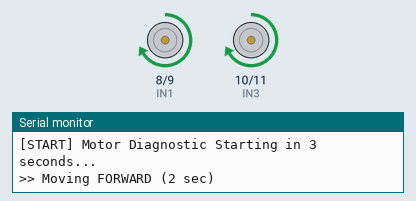
Simulated run of this sketch. Board: Arduino Uno, built with avr-gcc and run on an emulated ATmega328P. Shown: motor-driver pin pairs drawn as motors (green arrow = first pin HIGH = forward, orange = second pin HIGH = backward, longer = more drive, scaled by the enable pin), the last lines printed to the serial monitor.

Above: at 4.0 s.
At 7.0 s:
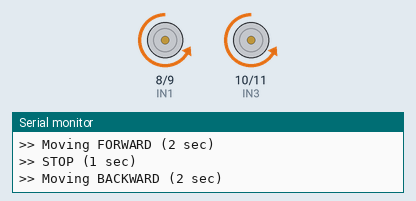
At 9.7 s:
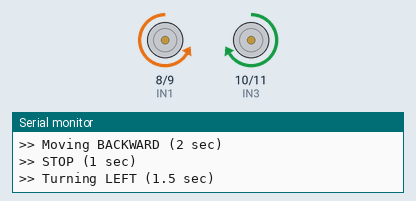
At 14.5 s:
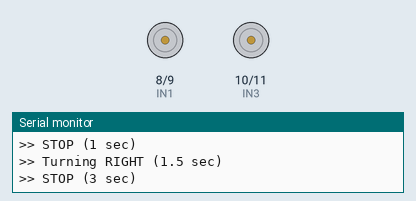
Timing chart, 0 to 19.9 s (numbered marks = the images above):
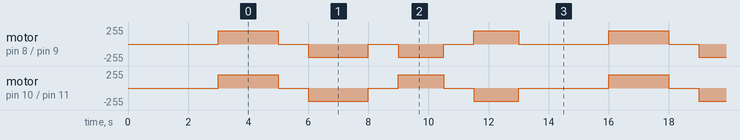

The sketch:

robot_motor_autotest.ino
```cpp
/*
 * Campus Connect - Motor Auto Diagnostic Test
 * Tests Forward, Backward, Turn Left, Turn Right in a loop.
 */

const int ENA = 5;
const int IN1 = 8;
const int IN2 = 9;
const int IN3 = 10;
const int IN4 = 11;
const int ENB = 6;

const int SPEED = 200;

void stopMotors() {
  analogWrite(ENA, 0);
  analogWrite(ENB, 0);
  digitalWrite(IN1, LOW);
  digitalWrite(IN2, LOW);
  digitalWrite(IN3, LOW);
  digitalWrite(IN4, LOW);
}

void setup() {
  Serial.begin(115200);
  pinMode(ENA, OUTPUT);
  pinMode(ENB, OUTPUT);
  pinMode(IN1, OUTPUT);
  pinMode(IN2, OUTPUT);
  pinMode(IN3, OUTPUT);
  pinMode(IN4, OUTPUT);
  stopMotors();

  Serial.println("[START] Motor Diagnostic Starting in 3 seconds...");
  delay(3000);
}

void loop() {
  Serial.println(">> Moving FORWARD (2 sec)");
  digitalWrite(IN1, HIGH); digitalWrite(IN2, LOW);
  digitalWrite(IN3, HIGH); digitalWrite(IN4, LOW);
  analogWrite(ENA, SPEED); analogWrite(ENB, SPEED);
  delay(2000);

  Serial.println(">> STOP (1 sec)");
  stopMotors();
  delay(1000);

  Serial.println(">> Moving BACKWARD (2 sec)");
  digitalWrite(IN1, LOW); digitalWrite(IN2, HIGH);
  digitalWrite(IN3, LOW); digitalWrite(IN4, HIGH);
  analogWrite(ENA, SPEED); analogWrite(ENB, SPEED);
  delay(2000);

  Serial.println(">> STOP (1 sec)");
  stopMotors();
  delay(1000);

  Serial.println(">> Turning LEFT (1.5 sec)");
  digitalWrite(IN1, LOW); digitalWrite(IN2, HIGH);
  digitalWrite(IN3, HIGH); digitalWrite(IN4, LOW);
  analogWrite(ENA, SPEED); analogWrite(ENB, SPEED);
  delay(1500);

  Serial.println(">> STOP (1 sec)");
  stopMotors();
  delay(1000);

  Serial.println(">> Turning RIGHT (1.5 sec)");
  digitalWrite(IN1, HIGH); digitalWrite(IN2, LOW);
  digitalWrite(IN3, LOW); digitalWrite(IN4, HIGH);
  analogWrite(ENA, SPEED); analogWrite(ENB, SPEED);
  delay(1500);

  Serial.println(">> STOP (3 sec)");
  stopMotors();
  delay(3000);
}
```

Measured:
- by itself, motor on pin 8 (IN1) / pin 9 (IN2): repeats every 13.0 s: stopped 1.0 s, backward 200/255 2.0 s, stopped 1.0 s, backward 200/255 1.5 s, stopped 1.0 s, forward 200/255 1.5 s, stopped 3.0 s, forward 200/255 2.0 s
- by itself, motor on pin 10 (IN3) / pin 11 (IN4): repeats every 13.0 s: stopped 1.0 s, backward 200/255 2.0 s, stopped 1.0 s, forward 200/255 1.5 s, stopped 1.0 s, backward 200/255 1.5 s, stopped 3.0 s, forward 200/255 2.0 s
